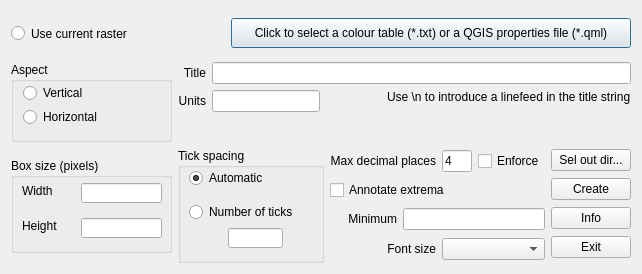
<?xml version="1.0" encoding="UTF-8"?>
<ui version="4.0">
 <class>Dialog</class>
 <widget class="QDialog" name="Dialog">
  <property name="geometry">
   <rect>
    <x>0</x>
    <y>0</y>
    <width>615</width>
    <height>272</height>
   </rect>
  </property>
  <property name="windowTitle">
   <string>Colour Scale Bar for one-band rasters</string>
  </property>
  <property name="windowIcon">
   <iconset resource="resources.qrc">
    <normaloff>:/plugins/bccscbar/res/img/bccscbar.png</normaloff>:/plugins/bccscbar/res/img/bccscbar.png</iconset>
  </property>
  <layout class="QGridLayout" name="gridLayout_4">
   <item row="0" column="0" colspan="4">
    <layout class="QGridLayout" name="gridLayout_3">
     <property name="verticalSpacing">
      <number>6</number>
     </property>
     <item row="0" column="0">
      <widget class="QRadioButton" name="radUseCurrent">
       <property name="minimumSize">
        <size>
         <width>160</width>
         <height>45</height>
        </size>
       </property>
       <property name="baseSize">
        <size>
         <width>160</width>
         <height>45</height>
        </size>
       </property>
       <property name="text">
        <string>Use current raster</string>
       </property>
      </widget>
     </item>
     <item row="0" column="1">
      <spacer name="horizontalSpacer_2">
       <property name="orientation">
        <enum>Qt::Horizontal</enum>
       </property>
       <property name="sizeHint" stdset="0">
        <size>
         <width>18</width>
         <height>20</height>
        </size>
       </property>
      </spacer>
     </item>
     <item row="0" column="2">
      <widget class="QPushButton" name="btnEntry">
       <property name="sizePolicy">
        <sizepolicy hsizetype="Minimum" vsizetype="Preferred">
         <horstretch>0</horstretch>
         <verstretch>0</verstretch>
        </sizepolicy>
       </property>
       <property name="minimumSize">
        <size>
         <width>400</width>
         <height>30</height>
        </size>
       </property>
       <property name="maximumSize">
        <size>
         <width>16777215</width>
         <height>30</height>
        </size>
       </property>
       <property name="baseSize">
        <size>
         <width>400</width>
         <height>30</height>
        </size>
       </property>
       <property name="text">
        <string>Click to select a colour table (*.txt) or a QGIS properties file (*.qml)</string>
       </property>
      </widget>
     </item>
    </layout>
   </item>
   <item row="1" column="0">
    <widget class="QGroupBox" name="groupBox">
     <property name="sizePolicy">
      <sizepolicy hsizetype="Minimum" vsizetype="Fixed">
       <horstretch>0</horstretch>
       <verstretch>0</verstretch>
      </sizepolicy>
     </property>
     <property name="minimumSize">
      <size>
       <width>161</width>
       <height>80</height>
      </size>
     </property>
     <property name="title">
      <string>Aspect</string>
     </property>
     <widget class="QRadioButton" name="radAspect1">
      <property name="geometry">
       <rect>
        <x>12</x>
        <y>22</y>
        <width>131</width>
        <height>18</height>
       </rect>
      </property>
      <property name="sizePolicy">
       <sizepolicy hsizetype="Preferred" vsizetype="Preferred">
        <horstretch>0</horstretch>
        <verstretch>0</verstretch>
       </sizepolicy>
      </property>
      <property name="toolTip">
       <string>Create a vertical colour scale bar</string>
      </property>
      <property name="text">
       <string>Vertical</string>
      </property>
     </widget>
     <widget class="QRadioButton" name="radAspect2">
      <property name="geometry">
       <rect>
        <x>12</x>
        <y>46</y>
        <width>131</width>
        <height>18</height>
       </rect>
      </property>
      <property name="sizePolicy">
       <sizepolicy hsizetype="Preferred" vsizetype="Preferred">
        <horstretch>0</horstretch>
        <verstretch>0</verstretch>
       </sizepolicy>
      </property>
      <property name="toolTip">
       <string>Create a horizontal colour scale bar</string>
      </property>
      <property name="text">
       <string>Horizontal</string>
      </property>
     </widget>
    </widget>
   </item>
   <item row="1" column="1" colspan="3">
    <layout class="QGridLayout" name="gridLayout">
     <item row="0" column="0">
      <widget class="QLabel" name="label">
       <property name="text">
        <string>Title</string>
       </property>
       <property name="alignment">
        <set>Qt::AlignRight|Qt::AlignTrailing|Qt::AlignVCenter</set>
       </property>
      </widget>
     </item>
     <item row="0" column="1" colspan="3">
      <widget class="QLineEdit" name="txtTitle"/>
     </item>
     <item row="1" column="0">
      <widget class="QLabel" name="label_2">
       <property name="text">
        <string>Units</string>
       </property>
       <property name="alignment">
        <set>Qt::AlignRight|Qt::AlignTrailing|Qt::AlignVCenter</set>
       </property>
      </widget>
     </item>
     <item row="1" column="1">
      <widget class="QLineEdit" name="txtUnits"/>
     </item>
     <item row="1" column="2">
      <spacer name="horizontalSpacer">
       <property name="orientation">
        <enum>Qt::Horizontal</enum>
       </property>
       <property name="sizeHint" stdset="0">
        <size>
         <width>37</width>
         <height>13</height>
        </size>
       </property>
      </spacer>
     </item>
     <item row="1" column="3">
      <widget class="QLabel" name="label_7">
       <property name="text">
        <string>Use \n to introduce a linefeed in the title string</string>
       </property>
       <property name="alignment">
        <set>Qt::AlignLeading|Qt::AlignLeft|Qt::AlignTop</set>
       </property>
      </widget>
     </item>
     <item row="2" column="1">
      <spacer name="verticalSpacer">
       <property name="orientation">
        <enum>Qt::Vertical</enum>
       </property>
       <property name="sizeHint" stdset="0">
        <size>
         <width>20</width>
         <height>18</height>
        </size>
       </property>
      </spacer>
     </item>
    </layout>
   </item>
   <item row="2" column="0">
    <widget class="QGroupBox" name="groupBox_3">
     <property name="sizePolicy">
      <sizepolicy hsizetype="MinimumExpanding" vsizetype="Fixed">
       <horstretch>0</horstretch>
       <verstretch>0</verstretch>
      </sizepolicy>
     </property>
     <property name="minimumSize">
      <size>
       <width>0</width>
       <height>95</height>
      </size>
     </property>
     <property name="title">
      <string>Box size (pixels)</string>
     </property>
     <widget class="QLabel" name="label_3">
      <property name="geometry">
       <rect>
        <x>11</x>
        <y>25</y>
        <width>41</width>
        <height>16</height>
       </rect>
      </property>
      <property name="text">
       <string>Width</string>
      </property>
     </widget>
     <widget class="QLineEdit" name="txtW">
      <property name="geometry">
       <rect>
        <x>70</x>
        <y>25</y>
        <width>81</width>
        <height>20</height>
       </rect>
      </property>
     </widget>
     <widget class="QLabel" name="label_4">
      <property name="geometry">
       <rect>
        <x>11</x>
        <y>60</y>
        <width>41</width>
        <height>16</height>
       </rect>
      </property>
      <property name="text">
       <string>Height</string>
      </property>
     </widget>
     <widget class="QLineEdit" name="txtH">
      <property name="geometry">
       <rect>
        <x>70</x>
        <y>60</y>
        <width>81</width>
        <height>20</height>
       </rect>
      </property>
     </widget>
    </widget>
   </item>
   <item row="2" column="1">
    <widget class="QGroupBox" name="groupBox_2">
     <property name="sizePolicy">
      <sizepolicy hsizetype="MinimumExpanding" vsizetype="Fixed">
       <horstretch>0</horstretch>
       <verstretch>0</verstretch>
      </sizepolicy>
     </property>
     <property name="minimumSize">
      <size>
       <width>146</width>
       <height>115</height>
      </size>
     </property>
     <property name="title">
      <string>Tick spacing</string>
     </property>
     <widget class="QRadioButton" name="radTick1">
      <property name="geometry">
       <rect>
        <x>11</x>
        <y>21</y>
        <width>121</width>
        <height>18</height>
       </rect>
      </property>
      <property name="sizePolicy">
       <sizepolicy hsizetype="Preferred" vsizetype="Preferred">
        <horstretch>0</horstretch>
        <verstretch>0</verstretch>
       </sizepolicy>
      </property>
      <property name="text">
       <string>Automatic</string>
      </property>
      <property name="checked">
       <bool>true</bool>
      </property>
     </widget>
     <widget class="QRadioButton" name="RadTick2">
      <property name="geometry">
       <rect>
        <x>11</x>
        <y>55</y>
        <width>121</width>
        <height>18</height>
       </rect>
      </property>
      <property name="sizePolicy">
       <sizepolicy hsizetype="Preferred" vsizetype="Preferred">
        <horstretch>0</horstretch>
        <verstretch>0</verstretch>
       </sizepolicy>
      </property>
      <property name="text">
       <string>Number of ticks</string>
      </property>
     </widget>
     <widget class="QLineEdit" name="txtNbTicks">
      <property name="geometry">
       <rect>
        <x>50</x>
        <y>80</y>
        <width>55</width>
        <height>20</height>
       </rect>
      </property>
      <property name="sizePolicy">
       <sizepolicy hsizetype="Fixed" vsizetype="Fixed">
        <horstretch>0</horstretch>
        <verstretch>0</verstretch>
       </sizepolicy>
      </property>
      <property name="minimumSize">
       <size>
        <width>55</width>
        <height>0</height>
       </size>
      </property>
      <property name="maximumSize">
       <size>
        <width>55</width>
        <height>16777215</height>
       </size>
      </property>
     </widget>
    </widget>
   </item>
   <item row="2" column="2">
    <layout class="QGridLayout" name="gridLayout_2">
     <item row="0" column="0" colspan="3">
      <widget class="QLabel" name="label_5">
       <property name="text">
        <string>Max decimal places</string>
       </property>
       <property name="alignment">
        <set>Qt::AlignRight|Qt::AlignTrailing|Qt::AlignVCenter</set>
       </property>
      </widget>
     </item>
     <item row="0" column="3">
      <widget class="QLineEdit" name="txtDecimal">
       <property name="sizePolicy">
        <sizepolicy hsizetype="Fixed" vsizetype="Fixed">
         <horstretch>0</horstretch>
         <verstretch>0</verstretch>
        </sizepolicy>
       </property>
       <property name="minimumSize">
        <size>
         <width>30</width>
         <height>0</height>
        </size>
       </property>
       <property name="maximumSize">
        <size>
         <width>30</width>
         <height>16777215</height>
        </size>
       </property>
       <property name="text">
        <string>4</string>
       </property>
      </widget>
     </item>
     <item row="0" column="4">
      <widget class="QCheckBox" name="ckEnforce">
       <property name="text">
        <string>Enforce</string>
       </property>
      </widget>
     </item>
     <item row="1" column="0" colspan="5">
      <widget class="QCheckBox" name="ckExtrema">
       <property name="text">
        <string>Annotate extrema</string>
       </property>
      </widget>
     </item>
     <item row="2" column="0" colspan="2">
      <widget class="QLabel" name="label_6">
       <property name="text">
        <string>Minimum</string>
       </property>
       <property name="alignment">
        <set>Qt::AlignRight|Qt::AlignTrailing|Qt::AlignVCenter</set>
       </property>
      </widget>
     </item>
     <item row="2" column="2" colspan="3">
      <widget class="QLineEdit" name="txtMinimum"/>
     </item>
     <item row="3" column="0" colspan="3">
      <widget class="QLabel" name="label_8">
       <property name="text">
        <string>Font size</string>
       </property>
       <property name="alignment">
        <set>Qt::AlignRight|Qt::AlignTrailing|Qt::AlignVCenter</set>
       </property>
      </widget>
     </item>
     <item row="3" column="3" colspan="2">
      <widget class="QComboBox" name="cbFSize"/>
     </item>
    </layout>
   </item>
   <item row="2" column="3">
    <layout class="QVBoxLayout" name="verticalLayout">
     <item>
      <widget class="QPushButton" name="btnOut">
       <property name="text">
        <string>Sel out dir...</string>
       </property>
      </widget>
     </item>
     <item>
      <widget class="QPushButton" name="btnCreate">
       <property name="text">
        <string>Create</string>
       </property>
      </widget>
     </item>
     <item>
      <widget class="QPushButton" name="btnInfo">
       <property name="text">
        <string>Info</string>
       </property>
      </widget>
     </item>
     <item>
      <widget class="QPushButton" name="btnExit">
       <property name="text">
        <string>Exit</string>
       </property>
      </widget>
     </item>
    </layout>
   </item>
  </layout>
 </widget>
 <tabstops>
  <tabstop>radAspect1</tabstop>
  <tabstop>radAspect2</tabstop>
  <tabstop>txtW</tabstop>
  <tabstop>txtH</tabstop>
  <tabstop>txtTitle</tabstop>
  <tabstop>txtUnits</tabstop>
  <tabstop>radTick1</tabstop>
  <tabstop>RadTick2</tabstop>
  <tabstop>txtNbTicks</tabstop>
  <tabstop>ckExtrema</tabstop>
  <tabstop>txtMinimum</tabstop>
  <tabstop>txtDecimal</tabstop>
  <tabstop>ckEnforce</tabstop>
  <tabstop>btnCreate</tabstop>
  <tabstop>btnInfo</tabstop>
  <tabstop>btnExit</tabstop>
 </tabstops>
 <resources>
  <include location="resources.qrc"/>
 </resources>
 <connections/>
</ui>
